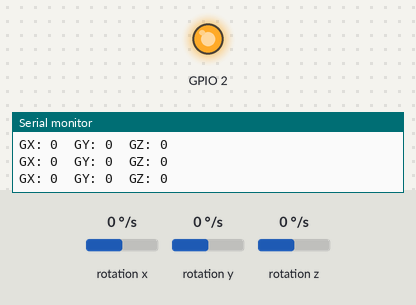
This sketch was run on a simulated ESP32. Parts: output pins drawn as LEDs (lit = HIGH), the last lines printed to the serial monitor. Wiring (inferred from the names in the program): L3G4200D gyroscope at I2C address 0x68. The test bench sets the inputs (shaded band); at power-on: rotation x 0 °/s, rotation y 0 °/s, rotation z 0 °/s.

Above: at 1.2 s.
1.3 s: rotation x set to -66 °/s
2.8 s: rotation x set to -73 °/s
At 3.9 s:
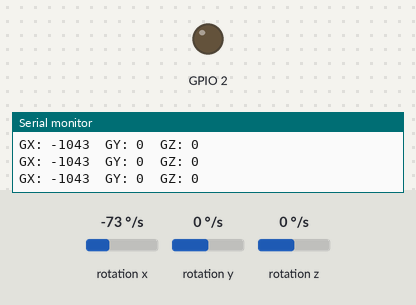
4.3 s: rotation x set to 0 °/s
At 5.5 s:
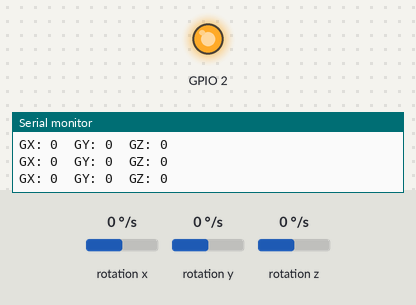
5.8 s: rotation x set to -192 °/s
At 6.1 s:
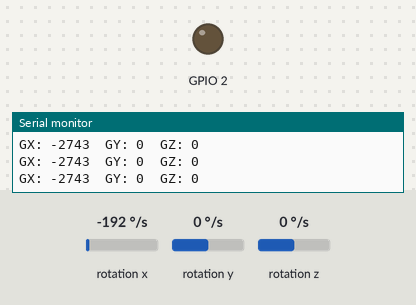
Timing chart, 0 to 8.3 s (numbered marks = the images above; inputs shaded):
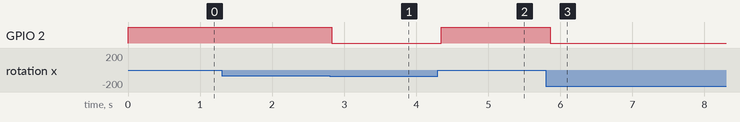

Measured:
- the behaviour switches between -69 and -70 °/s on rotation x (found by bisection; images 0 and 1)
- after the input at 2.8 s, GPIO 2: HIGH → LOW at once
- after the input at 4.3 s, GPIO 2: LOW → HIGH at once
- after the input at 5.8 s, GPIO 2: HIGH → LOW after 0.06 s

The sketch:

ESP32_Playground.ino
```cpp
#include <Wire.h>

#define L3G_ADDR 0x68   // change to 0x69 if SDO = 3.3V

// L3G4200D registers
#define CTRL_REG1 0x20
#define CTRL_REG4 0x23
#define OUT_X_L   0x28

void writeReg(uint8_t reg, uint8_t val) {
  Wire.beginTransmission(L3G_ADDR);
  Wire.write(reg);
  Wire.write(val);
  Wire.endTransmission();
}

void readRegs(uint8_t reg, uint8_t *buf, uint8_t len) {
  Wire.beginTransmission(L3G_ADDR);
  Wire.write(reg | 0x80);   // auto-increment
  Wire.endTransmission(false);
  Wire.requestFrom(L3G_ADDR, len);

  for (int i = 0; i < len; i++) {
    buf[i] = Wire.read();
  }
}

void setup() {
  Serial.begin(115200);
  Wire.begin(21, 22);

  // Power on, enable X Y Z, 100 Hz
  writeReg(CTRL_REG1, 0x0F);

  // ±2000 dps full scale
  writeReg(CTRL_REG4, 0x30);

  Serial.println("L3G4200D initialized");

  pinMode(2, OUTPUT);
}

void loop() {
  uint8_t data[6];
  readRegs(OUT_X_L, data, 6);

  int16_t gx = (int16_t)(data[1] << 8 | data[0]);
  int16_t gy = (int16_t)(data[3] << 8 | data[2]);
  int16_t gz = (int16_t)(data[5] << 8 | data[4]);

  Serial.print("GX: "); Serial.print(gx);
  Serial.print("  GY: "); Serial.print(gy);
  Serial.print("  GZ: "); Serial.println(gz);

  if (abs(gx) < 1000) {
    digitalWrite(2, HIGH);
  }
  else {
    digitalWrite(2, LOW);
  }

  delay(100);
}
```
